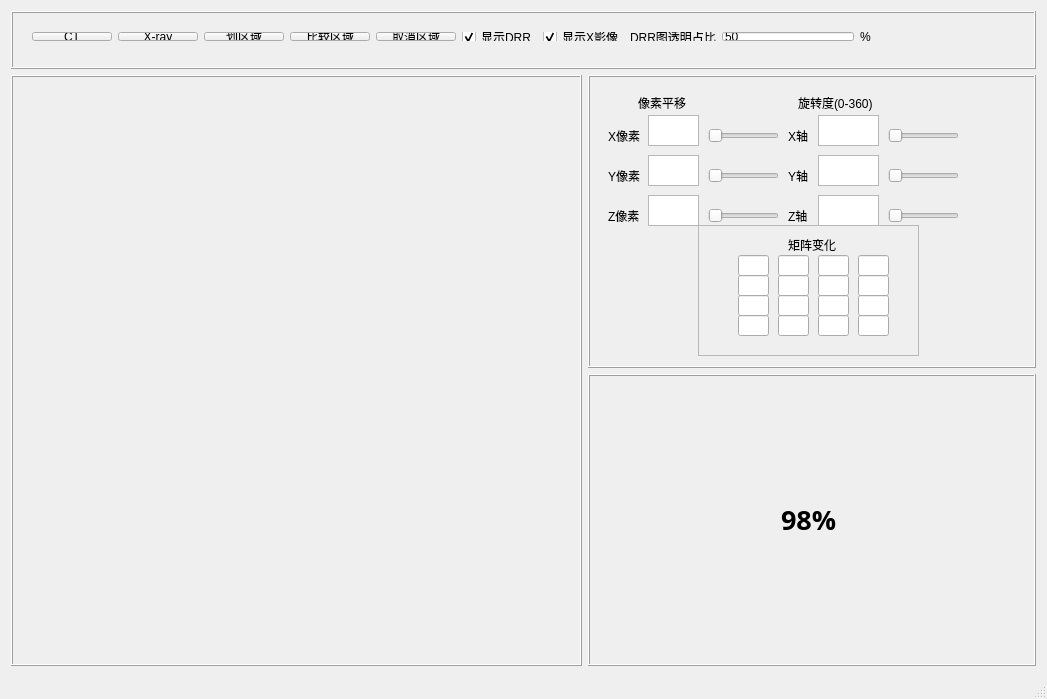
<?xml version="1.0" encoding="UTF-8"?>
<ui version="4.0">
 <class>MainApplication</class>
 <widget class="QMainWindow" name="MainApplication">
  <property name="geometry">
   <rect>
    <x>0</x>
    <y>0</y>
    <width>1047</width>
    <height>699</height>
   </rect>
  </property>
  <property name="windowTitle">
   <string>SanTan</string>
  </property>
  <widget class="QWidget" name="centralWidget">
   <layout class="QHBoxLayout" name="horizontalLayout_2">
    <item>
     <layout class="QVBoxLayout" name="verticalLayout_2">
      <item>
       <widget class="QFrame" name="frame">
        <property name="minimumSize">
         <size>
          <width>1021</width>
          <height>50</height>
         </size>
        </property>
        <property name="frameShape">
         <enum>QFrame::Box</enum>
        </property>
        <property name="frameShadow">
         <enum>QFrame::Raised</enum>
        </property>
        <widget class="QWidget" name="">
         <property name="geometry">
          <rect>
           <x>10</x>
           <y>10</y>
           <width>861</width>
           <height>31</height>
          </rect>
         </property>
         <layout class="QHBoxLayout" name="horizontalLayout_5">
          <item>
           <widget class="QPushButton" name="m_ct_btn">
            <property name="text">
             <string>CT</string>
            </property>
           </widget>
          </item>
          <item>
           <widget class="QPushButton" name="m_xray_btn">
            <property name="text">
             <string>X-ray</string>
            </property>
           </widget>
          </item>
          <item>
           <widget class="QPushButton" name="m_divarea_btn">
            <property name="text">
             <string>划区域</string>
            </property>
           </widget>
          </item>
          <item>
           <widget class="QPushButton" name="m_compare_btn">
            <property name="text">
             <string>比较区域</string>
            </property>
           </widget>
          </item>
          <item>
           <widget class="QPushButton" name="m_cancel_btn">
            <property name="text">
             <string>取消区域</string>
            </property>
           </widget>
          </item>
          <item>
           <layout class="QHBoxLayout" name="horizontalLayout_4">
            <item>
             <widget class="QCheckBox" name="m_ddr_box">
              <property name="text">
               <string>显示DRR</string>
              </property>
              <property name="checked">
               <bool>true</bool>
              </property>
              <property name="tristate">
               <bool>false</bool>
              </property>
             </widget>
            </item>
            <item>
             <widget class="QCheckBox" name="m_xray_box">
              <property name="text">
               <string>显示X影像</string>
              </property>
              <property name="checked">
               <bool>true</bool>
              </property>
             </widget>
            </item>
            <item>
             <widget class="QLabel" name="label_9">
              <property name="text">
               <string>DRR图透明占比</string>
              </property>
             </widget>
            </item>
            <item>
             <widget class="QLineEdit" name="opacity_text">
              <property name="text">
               <string>50</string>
              </property>
             </widget>
            </item>
            <item>
             <widget class="QLabel" name="label_11">
              <property name="text">
               <string>%</string>
              </property>
             </widget>
            </item>
           </layout>
          </item>
         </layout>
        </widget>
       </widget>
      </item>
      <item>
       <layout class="QHBoxLayout" name="horizontalLayout">
        <item>
         <widget class="QFrame" name="frame_3">
          <property name="minimumSize">
           <size>
            <width>571</width>
            <height>591</height>
           </size>
          </property>
          <property name="frameShape">
           <enum>QFrame::Box</enum>
          </property>
          <property name="frameShadow">
           <enum>QFrame::Raised</enum>
          </property>
          <widget class="QVTKWidget" name="qvtkWidget">
           <property name="geometry">
            <rect>
             <x>-1</x>
             <y>-1</y>
             <width>581</width>
             <height>601</height>
            </rect>
           </property>
          </widget>
         </widget>
        </item>
        <item>
         <layout class="QVBoxLayout" name="verticalLayout">
          <item>
           <widget class="QFrame" name="frame_4">
            <property name="minimumSize">
             <size>
              <width>291</width>
              <height>291</height>
             </size>
            </property>
            <property name="frameShape">
             <enum>QFrame::Box</enum>
            </property>
            <property name="frameShadow">
             <enum>QFrame::Raised</enum>
            </property>
            <widget class="QTextEdit" name="x_pixel_text">
             <property name="geometry">
              <rect>
               <x>60</x>
               <y>40</y>
               <width>51</width>
               <height>31</height>
              </rect>
             </property>
            </widget>
            <widget class="QTextEdit" name="y_pixel_text">
             <property name="geometry">
              <rect>
               <x>60</x>
               <y>80</y>
               <width>51</width>
               <height>31</height>
              </rect>
             </property>
            </widget>
            <widget class="QTextEdit" name="z_pixel_text">
             <property name="geometry">
              <rect>
               <x>60</x>
               <y>120</y>
               <width>51</width>
               <height>31</height>
              </rect>
             </property>
            </widget>
            <widget class="QLabel" name="label">
             <property name="geometry">
              <rect>
               <x>50</x>
               <y>20</y>
               <width>72</width>
               <height>15</height>
              </rect>
             </property>
             <property name="text">
              <string>像素平移</string>
             </property>
            </widget>
            <widget class="QLabel" name="label_2">
             <property name="geometry">
              <rect>
               <x>20</x>
               <y>50</y>
               <width>41</width>
               <height>21</height>
              </rect>
             </property>
             <property name="text">
              <string>X像素</string>
             </property>
            </widget>
            <widget class="QLabel" name="label_3">
             <property name="geometry">
              <rect>
               <x>20</x>
               <y>90</y>
               <width>41</width>
               <height>21</height>
              </rect>
             </property>
             <property name="text">
              <string>Y像素</string>
             </property>
            </widget>
            <widget class="QLabel" name="label_4">
             <property name="geometry">
              <rect>
               <x>20</x>
               <y>130</y>
               <width>41</width>
               <height>21</height>
              </rect>
             </property>
             <property name="text">
              <string>Z像素</string>
             </property>
            </widget>
            <widget class="QTextEdit" name="x_axis_text">
             <property name="geometry">
              <rect>
               <x>230</x>
               <y>40</y>
               <width>61</width>
               <height>31</height>
              </rect>
             </property>
            </widget>
            <widget class="QTextEdit" name="y_axis_text">
             <property name="geometry">
              <rect>
               <x>230</x>
               <y>80</y>
               <width>61</width>
               <height>31</height>
              </rect>
             </property>
            </widget>
            <widget class="QTextEdit" name="z_axis_text">
             <property name="geometry">
              <rect>
               <x>230</x>
               <y>120</y>
               <width>61</width>
               <height>31</height>
              </rect>
             </property>
            </widget>
            <widget class="QLabel" name="label_5">
             <property name="geometry">
              <rect>
               <x>200</x>
               <y>50</y>
               <width>31</width>
               <height>21</height>
              </rect>
             </property>
             <property name="text">
              <string>X轴</string>
             </property>
            </widget>
            <widget class="QLabel" name="label_6">
             <property name="geometry">
              <rect>
               <x>200</x>
               <y>90</y>
               <width>31</width>
               <height>21</height>
              </rect>
             </property>
             <property name="text">
              <string>Y轴</string>
             </property>
            </widget>
            <widget class="QLabel" name="label_7">
             <property name="geometry">
              <rect>
               <x>200</x>
               <y>130</y>
               <width>31</width>
               <height>21</height>
              </rect>
             </property>
             <property name="text">
              <string>Z轴</string>
             </property>
            </widget>
            <widget class="QLabel" name="label_8">
             <property name="geometry">
              <rect>
               <x>210</x>
               <y>20</y>
               <width>101</width>
               <height>16</height>
              </rect>
             </property>
             <property name="text">
              <string>旋转度(0-360)</string>
             </property>
            </widget>
            <widget class="QSlider" name="horizontalSlider">
             <property name="geometry">
              <rect>
               <x>120</x>
               <y>130</y>
               <width>71</width>
               <height>21</height>
              </rect>
             </property>
             <property name="orientation">
              <enum>Qt::Horizontal</enum>
             </property>
            </widget>
            <widget class="QSlider" name="horizontalSlider_3">
             <property name="geometry">
              <rect>
               <x>120</x>
               <y>50</y>
               <width>71</width>
               <height>21</height>
              </rect>
             </property>
             <property name="orientation">
              <enum>Qt::Horizontal</enum>
             </property>
            </widget>
            <widget class="QSlider" name="horizontalSlider_4">
             <property name="geometry">
              <rect>
               <x>300</x>
               <y>130</y>
               <width>71</width>
               <height>21</height>
              </rect>
             </property>
             <property name="orientation">
              <enum>Qt::Horizontal</enum>
             </property>
            </widget>
            <widget class="QSlider" name="horizontalSlider_5">
             <property name="geometry">
              <rect>
               <x>300</x>
               <y>90</y>
               <width>71</width>
               <height>21</height>
              </rect>
             </property>
             <property name="orientation">
              <enum>Qt::Horizontal</enum>
             </property>
            </widget>
            <widget class="QSlider" name="horizontalSlider_6">
             <property name="geometry">
              <rect>
               <x>300</x>
               <y>50</y>
               <width>71</width>
               <height>21</height>
              </rect>
             </property>
             <property name="orientation">
              <enum>Qt::Horizontal</enum>
             </property>
            </widget>
            <widget class="QSlider" name="horizontalSlider_2">
             <property name="geometry">
              <rect>
               <x>120</x>
               <y>90</y>
               <width>71</width>
               <height>21</height>
              </rect>
             </property>
             <property name="orientation">
              <enum>Qt::Horizontal</enum>
             </property>
            </widget>
            <widget class="QFrame" name="frame_2">
             <property name="geometry">
              <rect>
               <x>110</x>
               <y>150</y>
               <width>221</width>
               <height>131</height>
              </rect>
             </property>
             <property name="frameShape">
              <enum>QFrame::StyledPanel</enum>
             </property>
             <property name="frameShadow">
              <enum>QFrame::Raised</enum>
             </property>
             <widget class="QLabel" name="label_10">
              <property name="geometry">
               <rect>
                <x>90</x>
                <y>10</y>
                <width>72</width>
                <height>20</height>
               </rect>
              </property>
              <property name="text">
               <string>矩阵变化</string>
              </property>
             </widget>
             <widget class="QLineEdit" name="lineEdit">
              <property name="geometry">
               <rect>
                <x>40</x>
                <y>30</y>
                <width>31</width>
                <height>21</height>
               </rect>
              </property>
             </widget>
             <widget class="QLineEdit" name="lineEdit_2">
              <property name="geometry">
               <rect>
                <x>80</x>
                <y>30</y>
                <width>31</width>
                <height>21</height>
               </rect>
              </property>
             </widget>
             <widget class="QLineEdit" name="lineEdit_3">
              <property name="geometry">
               <rect>
                <x>120</x>
                <y>30</y>
                <width>31</width>
                <height>21</height>
               </rect>
              </property>
             </widget>
             <widget class="QLineEdit" name="lineEdit_4">
              <property name="geometry">
               <rect>
                <x>160</x>
                <y>30</y>
                <width>31</width>
                <height>21</height>
               </rect>
              </property>
             </widget>
             <widget class="QLineEdit" name="lineEdit_5">
              <property name="geometry">
               <rect>
                <x>80</x>
                <y>50</y>
                <width>31</width>
                <height>21</height>
               </rect>
              </property>
             </widget>
             <widget class="QLineEdit" name="lineEdit_6">
              <property name="geometry">
               <rect>
                <x>160</x>
                <y>50</y>
                <width>31</width>
                <height>21</height>
               </rect>
              </property>
             </widget>
             <widget class="QLineEdit" name="lineEdit_7">
              <property name="geometry">
               <rect>
                <x>40</x>
                <y>50</y>
                <width>31</width>
                <height>21</height>
               </rect>
              </property>
             </widget>
             <widget class="QLineEdit" name="lineEdit_8">
              <property name="geometry">
               <rect>
                <x>120</x>
                <y>50</y>
                <width>31</width>
                <height>21</height>
               </rect>
              </property>
             </widget>
             <widget class="QLineEdit" name="lineEdit_9">
              <property name="geometry">
               <rect>
                <x>80</x>
                <y>70</y>
                <width>31</width>
                <height>21</height>
               </rect>
              </property>
             </widget>
             <widget class="QLineEdit" name="lineEdit_10">
              <property name="geometry">
               <rect>
                <x>160</x>
                <y>70</y>
                <width>31</width>
                <height>21</height>
               </rect>
              </property>
             </widget>
             <widget class="QLineEdit" name="lineEdit_11">
              <property name="geometry">
               <rect>
                <x>40</x>
                <y>70</y>
                <width>31</width>
                <height>21</height>
               </rect>
              </property>
             </widget>
             <widget class="QLineEdit" name="lineEdit_12">
              <property name="geometry">
               <rect>
                <x>120</x>
                <y>70</y>
                <width>31</width>
                <height>21</height>
               </rect>
              </property>
             </widget>
             <widget class="QLineEdit" name="lineEdit_13">
              <property name="geometry">
               <rect>
                <x>80</x>
                <y>90</y>
                <width>31</width>
                <height>21</height>
               </rect>
              </property>
             </widget>
             <widget class="QLineEdit" name="lineEdit_14">
              <property name="geometry">
               <rect>
                <x>160</x>
                <y>90</y>
                <width>31</width>
                <height>21</height>
               </rect>
              </property>
             </widget>
             <widget class="QLineEdit" name="lineEdit_15">
              <property name="geometry">
               <rect>
                <x>40</x>
                <y>90</y>
                <width>31</width>
                <height>21</height>
               </rect>
              </property>
             </widget>
             <widget class="QLineEdit" name="lineEdit_16">
              <property name="geometry">
               <rect>
                <x>120</x>
                <y>90</y>
                <width>31</width>
                <height>21</height>
               </rect>
              </property>
             </widget>
            </widget>
            <zorder>x_pixel_text</zorder>
            <zorder>y_pixel_text</zorder>
            <zorder>z_pixel_text</zorder>
            <zorder>label</zorder>
            <zorder>label_2</zorder>
            <zorder>label_3</zorder>
            <zorder>label_4</zorder>
            <zorder>x_axis_text</zorder>
            <zorder>y_axis_text</zorder>
            <zorder>z_axis_text</zorder>
            <zorder>label_5</zorder>
            <zorder>label_6</zorder>
            <zorder>label_7</zorder>
            <zorder>label_8</zorder>
            <zorder>horizontalSlider</zorder>
            <zorder>horizontalSlider_3</zorder>
            <zorder>horizontalSlider_4</zorder>
            <zorder>horizontalSlider_5</zorder>
            <zorder>horizontalSlider_6</zorder>
            <zorder>horizontalSlider_2</zorder>
            <zorder>frame_2</zorder>
            <zorder>frame</zorder>
            <zorder>frame</zorder>
            <zorder>frame</zorder>
           </widget>
          </item>
          <item>
           <widget class="QFrame" name="frame_5">
            <property name="minimumSize">
             <size>
              <width>291</width>
              <height>291</height>
             </size>
            </property>
            <property name="frameShape">
             <enum>QFrame::Box</enum>
            </property>
            <property name="frameShadow">
             <enum>QFrame::Raised</enum>
            </property>
            <widget class="QWidget" name="layoutWidget">
             <property name="geometry">
              <rect>
               <x>0</x>
               <y>0</y>
               <width>441</width>
               <height>291</height>
              </rect>
             </property>
             <layout class="QHBoxLayout" name="horizontalLayout_3">
              <item>
               <spacer name="horizontalSpacer">
                <property name="orientation">
                 <enum>Qt::Horizontal</enum>
                </property>
                <property name="sizeHint" stdset="0">
                 <size>
                  <width>40</width>
                  <height>20</height>
                 </size>
                </property>
               </spacer>
              </item>
              <item>
               <layout class="QVBoxLayout" name="verticalLayout_3">
                <item>
                 <spacer name="verticalSpacer">
                  <property name="orientation">
                   <enum>Qt::Vertical</enum>
                  </property>
                  <property name="sizeHint" stdset="0">
                   <size>
                    <width>20</width>
                    <height>40</height>
                   </size>
                  </property>
                 </spacer>
                </item>
                <item>
                 <widget class="QLabel" name="m_scale_label">
                  <property name="font">
                   <font>
                    <family>微软雅黑</family>
                    <pointsize>20</pointsize>
                    <weight>75</weight>
                    <bold>true</bold>
                   </font>
                  </property>
                  <property name="text">
                   <string>98%</string>
                  </property>
                 </widget>
                </item>
                <item>
                 <spacer name="verticalSpacer_2">
                  <property name="orientation">
                   <enum>Qt::Vertical</enum>
                  </property>
                  <property name="sizeHint" stdset="0">
                   <size>
                    <width>20</width>
                    <height>40</height>
                   </size>
                  </property>
                 </spacer>
                </item>
               </layout>
              </item>
              <item>
               <spacer name="horizontalSpacer_2">
                <property name="orientation">
                 <enum>Qt::Horizontal</enum>
                </property>
                <property name="sizeHint" stdset="0">
                 <size>
                  <width>40</width>
                  <height>20</height>
                 </size>
                </property>
               </spacer>
              </item>
             </layout>
            </widget>
           </widget>
          </item>
         </layout>
        </item>
       </layout>
      </item>
     </layout>
    </item>
   </layout>
  </widget>
  <widget class="QStatusBar" name="statusBar"/>
 </widget>
 <layoutdefault spacing="6" margin="11"/>
 <customwidgets>
  <customwidget>
   <class>QVTKWidget</class>
   <extends>QWidget</extends>
   <header>QVTKWidget.h</header>
  </customwidget>
 </customwidgets>
 <resources/>
 <connections/>
</ui>
